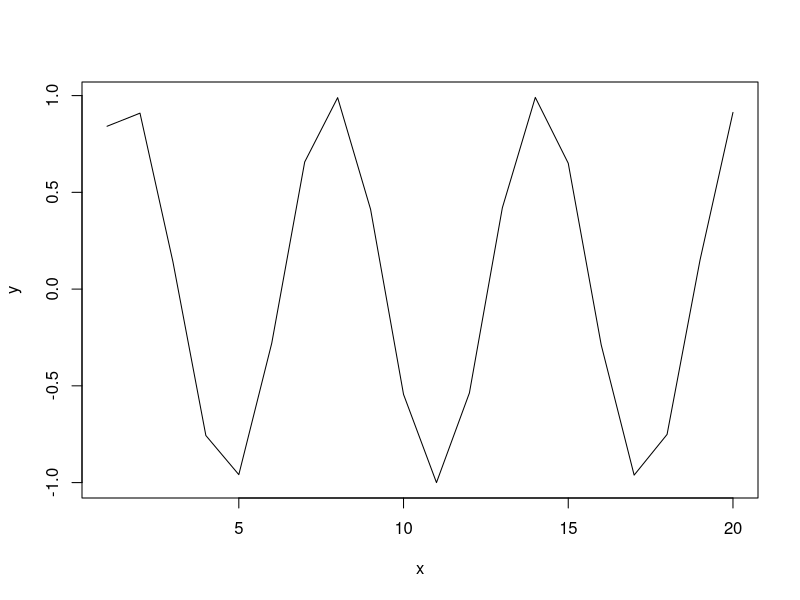

Reproduce this figure in R.
x=2
datos=c(1,2,3,4,5)
print(datos)
datos_2=datos*2
print('Datos *2')
print(datos_2)

e <- matrix(c(1, 2, 3, 4), nrow=2)
print(e)
F=e[1,1]
print(F)

sin_F=sin(F)
s <- seq(4, 100, 2)
print(s)

if (F == 1) { print("es uno") }

eucl <- function(x1, y1) { dx <- x1 +2; dy <- y1 +x1; return(sqrt(dx^2 + dy^2)) }
eucl(1,2)

datos <- read.csv("P0.csv", header=TRUE, sep=" ", stringsAsFactors=FALSE)
print(datos)

x=1:20
y=sin(x)
plot(x,y,type="l")